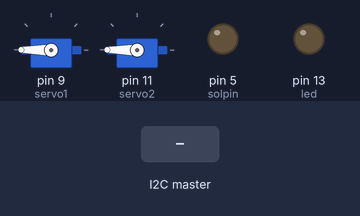
Recording of a sketch running on a simulated Arduino Uno, built with avr-gcc and run on an emulated ATmega328P. On the bench: 2 × servo, output pins drawn as LEDs (lit = HIGH). Dashed ring = blinking. The inputs (shaded band) are chosen by the test bench.

Above: at 2.1 s.
2.2 s: the I2C master sends the byte 1
At 2.9 s:
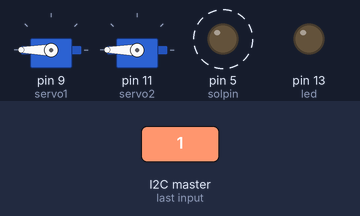
Timing chart, 0 to 57.7 s (numbered marks = the images above; inputs shaded):
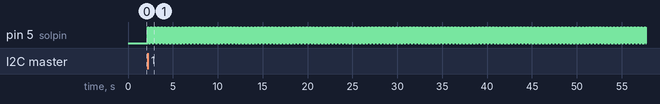

The sketch:

solservoSlave.ino
```cpp
/* ==== Servo & Solenoid Slave ====*/

/* I2C bus Pull up resistors
   Using: 2k2 scl (a5-a5)
          4k7 sda (a4-a4)
          Pull-ups to 5v    */

#include <Servo.h>
#include <Wire.h>
#define slave_address 3

int led = 13;
int received_command = 5;         // 2,3 (left,right) rotate servo; 0,1 (off,on) solenoid state; 5 is null
boolean servo_check = true;        // servo-desired starting pos right
boolean pulse_check = false;      // solenoids off
boolean rot_check = true;        // servo-actual current pos right
Servo servo1;
Servo servo2;
int solpin = 5;              // solenoid actuation pin
int soldelay = 15;           // delay for solenoid actuation
int servoLimit = 180;        // servo max degree
int servoDelay = 5;          // servo step delay
int pulseval = 0;

void setup() {
  // Serial.begin(115200);
  pinMode(solpin,OUTPUT);
  pinMode(led,OUTPUT);
  digitalWrite(solpin,LOW);
  servo1.attach(9);
  servo2.attach(11);
  for (int i = 1; i < servoLimit; i++) {
    servo1.write(servoLimit);
    servo2.write(servoLimit);
    delay(servoDelay);
  }
  Wire.begin(slave_address);

  //--- Disable interal pullup resistors on I2C pins
    #ifndef cbi
    #define cbi(sfr, bit) (_SFR_BYTE(sfr) &= ~_BV(bit))
    #endif
    #if defined(__AVR_ATmega168__) || defined(__AVR_ATmega8__) || defined(__AVR_ATmega328P__)
      // deactivate internal pull-ups for twi
      // as per note from atmega8 manual pg167
      cbi(PORTC, 4);
      cbi(PORTC, 5);
    #else
      // deactivate internal pull-ups for twi
      // as per note from atmega128 manual pg204
      cbi(PORTD, 0);
      cbi(PORTD, 1);
    #endif
  //---------------------------------------------------

  Wire.onReceive(receiveData);
}


// CALLBACK
void receiveData(int checkwhatwegot) {          // Receive commands
  if(Wire.available()){
    int val = Wire.read();
    //Serial.println(val);
    if (val < 253) {
     // pulseval = val;
     // pulse_check = true;
      if (val == 1) {          // =1 start pulsing
        pulse_check = true;
      }
      else {                  // = 0 stop pulsing
        pulse_check = false;
      }
    }
    else {
      if(val == 254) {          // turn to 180 clockwise
        servo_check = true;
      }
      else {                  // turn to 0 counter clockwise
        servo_check = false;
      }
    }
  }
}


// MAIN
void loop(){
  if (pulse_check == true) {
    //for (int i=0; i>pulseval; i++) {
      digitalWrite(solpin,HIGH);
      delay(soldelay);
      digitalWrite(solpin,LOW);
      delay(soldelay);
    //}
    //pulse_check == false;
  }
  else {
    digitalWrite(solpin,LOW);
  }

  if (servo_check==true) {       //want to turn to 180
    if (rot_check == false) {    // isn't already at 180
      //for (int i = 1; i < servoLimit; i++) {
        //servo1.write(i);
        //servo2.write(i);
        //delay(servoDelay);
      //}
      servo1.write(servoLimit);
      servo2.write(servoLimit);
      rot_check = true;          // is now at 180
    }
    else {
    }
  }
  else {                      // want to turn to 0
    if (rot_check == true) {  // isn't already at 0
//      for (int i = 178; i > 0; i--) {
//        servo1.write(i);
//        servo2.write(i);
//        delay(servoDelay);
//      }
      servo1.write(0);
      servo2.write(0);
      rot_check = false;       // is not at 0
    }
    else {
    }
  }

}
```

Measured:
- after the input at 2.2 s, pin 5 (solpin): alternates HIGH for 0.02 s and LOW for 0.02 s, starting at once
